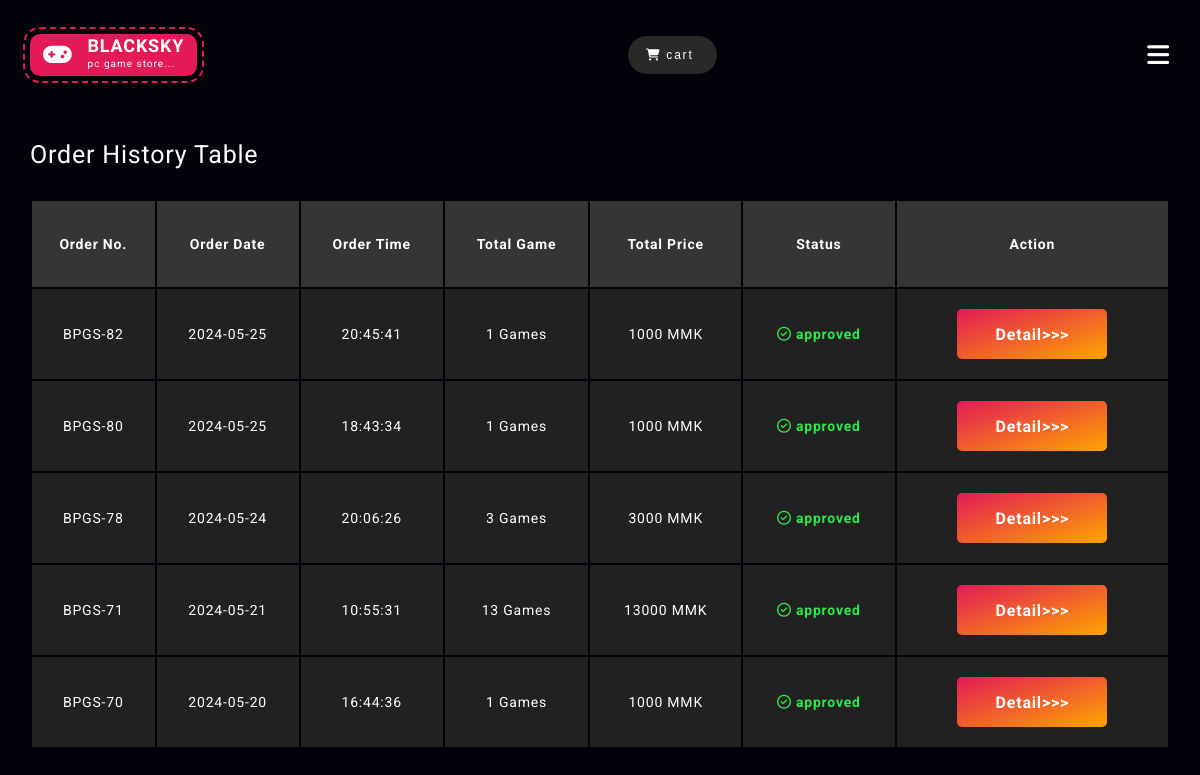
/order-history.php (signed in), run on the app's committed database.
### tables this page shows
CREATE TABLE `order_list` (
  `id` int(11) NOT NULL,
  `order_date` date NOT NULL,
  `order_time` time NOT NULL,
  `total_game` int(11) NOT NULL,
  `total_amount` int(11) NOT NULL,
  `payment_type` varchar(50) NOT NULL,
  `payment_process_method` varchar(100) NOT NULL,
  `transaction_id` varchar(100) DEFAULT NULL,
  `uploaded_image` text DEFAULT NULL,
  `order_status` varchar(50) NOT NULL,
  `customer_id` int(11) NOT NULL
);

### admin_panel/db-executions.php (called while the page is built, shortened)
<?php
    function set_and_get_customer_data_to_array($customerData) {
        $customerDataArray = array();
        $customerDataArray['id'] = $customerData['id'];
        $customerDataArray['customer_username'] = $customerData['customer_username'];
        $customerDataArray['customer_password'] = $customerData['customer_password'];
        $customerDataArray['recovery_email'] = $customerData['recovery_email'];
        $customerDataArray['creation_date'] = $customerData['creation_date'];
        $customerDataArray['creation_time'] = $customerData['creation_time'];
        return $customerDataArray;
    }
    function get_customer_info_by_username($connect,$loginUsername) {
        $customerQuery = "SELECT * FROM customer_list WHERE customer_username='$loginUsername'";
        $customerQueryResult = mysqli_query($connect,$customerQuery);
        $customerData = mysqli_fetch_array($customerQueryResult);
        $customerDataArray = set_and_get_customer_data_to_array($customerData);
        return $customerDataArray;
    }
    function set_and_get_order_data_to_array($orderData) {
        $orderDataArray = array();
        $orderDataArray['id'] = $orderData['id'];
        $orderDataArray['order_date'] = $orderData['order_date'];
        $orderDataArray['order_time'] = $orderData['order_time'];
        $orderDataArray['total_game'] = $orderData['total_game'];
        $orderDataArray['total_amount'] = $orderData['total_amount'];
        $orderDataArray['payment_type'] = $orderData['payment_type'];
        $orderDataArray['payment_type_long_form'] = $orderData['payment_type']=="kbzpay"?"KBZ Pay":"Wave Pay";
        $orderDataArray['payment_process_method'] = $orderData['payment_process_method'];
        $orderDataArray['transaction_id'] = $orderData['transaction_id'];
        $orderDataArray['uploaded_image'] = $orderData['uploaded_image'];
        $orderDataArray['order_status'] = $orderData['order_status'];
        $orderDataArray['customer_id'] = $orderData['customer_id'];
        return $orderDataArray;
    }
    function get_order_list_by_customer_id($connect,$customerId) {
        $orderList = array();
        $orderInfoQuery = "SELECT * FROM order_list WHERE customer_id=$customerId ORDER BY id DESC";
        $orderInfoQueryResult = mysqli_query($connect,$orderInfoQuery);
        $totalOrder = mysqli_num_rows($orderInfoQueryResult);
        for ( $count = 0 ; $count < $totalOrder ; $count++ ) {
            $orderData = mysqli_fetch_array($orderInfoQueryResult);
            array_push($orderList,set_and_get_order_data_to_array($orderData));
        }
        return $orderList;
    }

### order-history.php (the view, shortened to what this page needs)
<?php
    include('admin_panel/db-connect.php');
    include('admin_panel/db-executions.php');
    if ( isset($_SESSION['is-user-logged-in']) ) {
        $loginUsername = $_SESSION['login-username'];
    } else {
        header("location: index.php");
    }
    $customerId = (int)get_customer_info_by_username($connect,$loginUsername)['id'];
    $orderList = get_order_list_by_customer_id($connect,$customerId);
?>
<!DOCTYPE html>
<html lang="en">
<head>
    <link rel="stylesheet" href="styles/app-style.css">
    <link rel="stylesheet" href="styles/order-history.css">
</head>
<body>
    <nav class="mobile-nav">
        <div class="left-wrapper">
            <div class="page-logo-wrapper">
                <div class="left">
                    <i class="fa-solid fa-gamepad"></i>
                </div>
                <div class="right">
                    BLACKSKY <br><span>pc game store...</span>
                </div>
            </div>
        </div>
        <div class="right-wrapper">
            <form action="cart.php" method="GET" class="add-to-cart-form">
                <button class="add-to-cart-wrapper" type="submit">
                    <div><i class="fa-solid fa-cart-shopping"></i> cart </div>
                </button>
            </form>
        </div>
        <div class="menu-button">
            <i class="fa-solid fa-bars"></i>
        </div>
    </nav>
    <div class="order-history-wrapper">
        <div class="order-history-title">
            Order History Table
        </div>
        <table class="order-history-table">
            <tr>
                <th>Order No.</th>
                <th>Order Date</th>
                <th>Order Time</th>
                <th>Total Game</th>
                <th>Total Price</th>
                <th>Status</th>
                <th>Action</th>
            </tr>
            <?php
                foreach ( $orderList as $orderData) {
                    ?>
                    <tr>
                        <td>BPGS-<?php echo $orderData['id'];?></td>
                        <td><?php echo $orderData['order_date'];?></td>
                        <td><?php echo $orderData['order_time'];?></td>
                        <td><?php echo $orderData['total_game'];?> Games</td>
                        <td><?php echo $orderData['total_amount'];?> MMK</td>
                        <td style="display: <?php echo $orderData['order_status']=='approved'?'table-cell':'none';?>;" class="status approved"><i class="fa-regular fa-circle-check"></i> approved</td>
                        <td><div class="detail-button" order-id="<?php echo $orderData['id'];?>">Detail>>></div></td>
                    </tr>
                    <?php
                }
            ?>
        </table>
    </div>
</body>
</html>

### styles/app-style.css (style rules this page uses)
*,html { padding: 0; margin: 0; }
body { font-family: 'Roboto', sans-serif; background-color: #02020A; color: white; letter-spacing: 0.05em; padding-top: 90px; }
nav { width: 100%; height: 110px; display: flex; justify-content: space-around; align-items: center; position: absolute; top: 0; z-index: 200; background-color: #02020A; }
nav .left-wrapper { height: 100%; display: flex; justify-content: center; align-items: center; }
nav .menu-button, nav .menu-close-button { font-size: 25px; cursor: pointer; }
.mobile-nav { width: 100vw; display: none; left: 0; }
.page-logo-wrapper { display: flex; justify-content: center; align-items: center; border-radius: 10px; outline: 2px dashed #E31A57; outline-offset: 5px; background-color: #E31A57; color: white; padding: 7px 16px; cursor: pointer; }
.page-logo-wrapper .left { font-size: 26px; margin-right: 15px; color: white; }
.page-logo-wrapper .right { font-size: 20px; line-height: 0.8em; font-weight: bolder; font-family: 'Megrim', sans-serif; }
.page-logo-wrapper .right span { font-size: 11px; letter-spacing: 0.1em; font-weight: lighter; font-family: 'Roboto', sans-serif; color: white; }
nav .right-wrapper { display: flex; justify-content: center; align-items: center; }
nav .right-wrapper form { border-radius: 50px; color: white; font-family: 'Roboto', sans-serif; }
nav .right-wrapper .add-to-cart-wrapper { cursor: pointer; padding: 12px 18px; background-color: #292929; border-radius: 50px; font-size: 13px; display: flex; border: none; color: white; letter-spacing: 0.15em; }
@media only screen and (max-width: 1920px) { .page-logo-wrapper { padding: 5px 13px; box-sizing: border-box; } }
@media only screen and (max-width: 1920px) { .page-logo-wrapper .left { font-size: 23px; } }
@media only screen and (max-width: 1920px) { .page-logo-wrapper .right { font-size: 18px; } }
@media only screen and (max-width: 1920px) { .page-logo-wrapper .right span { font-size: 10px; } }
@media only screen and (max-width: 1920px) { nav .right-wrapper .add-to-cart-wrapper { font-size: 12px; } }
@media only screen and (max-width: 1330px) { .mobile-nav { width: 100% !important; display: flex; justify-content: space-between; padding: 0 30px; box-sizing: border-box; position: fixed; } }

### styles/order-history.css (style rules this page uses)
.order-history-wrapper { width: 80%; margin: 50px auto; }
.order-history-title { color: white; font-size: 30px; margin-bottom: 30px; }
.order-history-table { width: 100%; }
.order-history-table td,th { padding: 20px 0; box-sizing: border-box; text-align: center; background-color: #212121; width: auto; }
.order-history-table th { padding: 35px 0; background-color: #353535; }
.order-history-table tr .detail-button { width: 150px; height: 50px; background: linear-gradient(to right bottom, #E31A57, orange); display: grid; place-items: center; border-radius: 5px; font-size: 16px; font-weight: bold; cursor: pointer; }
.order-history-table tr td:last-child { display: flex; flex-direction: column; justify-content: center; align-items: center; }
.order-history-table .status { font-weight: bold; }
.order-history-table .status.approved { color: #2CE84B; }
@media only screen and (max-width: 1500px) { .order-history-title { font-size: 25px; } }
@media only screen and (max-width: 1500px) { .order-history-wrapper { width: 95%; } }
@media only screen and (max-width: 1500px) { .order-history-table th { font-size: 14px; } }
@media only screen and (max-width: 1500px) { .order-history-table td, th { font-size: 14px; } }

### data on the page
order_list: id "82", order_date "2024-05-25", order_time "20:45:41", total_game "1", total_amount "1000"
order_list: id "80", order_date "2024-05-25", order_time "18:43:34", total_game "1", total_amount "1000"
order_list: id "78", order_date "2024-05-24", order_time "20:06:26", total_game "3", total_amount "3000"
order_list: id "71", order_date "2024-05-21", order_time "10:55:31", total_game "13", total_amount "13000"
order_list: id "70", order_date "2024-05-20", order_time "16:44:36", total_game "1", total_amount "1000"
